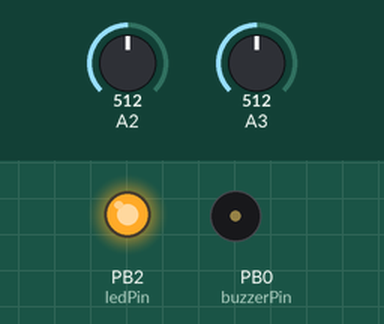
A sketch run on a simulated ATtiny85, built with avr-gcc and run on an emulated ATtiny85. On the bench: output pins drawn as LEDs (lit = HIGH), buzzer (waves = sounding). The inputs (shaded band) are chosen by the test bench; at power-on: A3 = 512, A2 = 512. Sleep ends after the set time or at an interrupt; random numbers use the default seed unless the sketch sets one.

Above: at 1.3 s.
1.4 s: A3 set to 962
2.9 s: A3 set to 995
At 5.6 s:
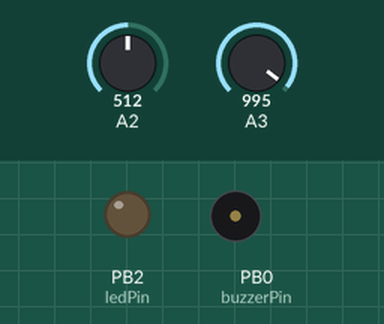
5.9 s: A3 set to 970
At 7.5 s:
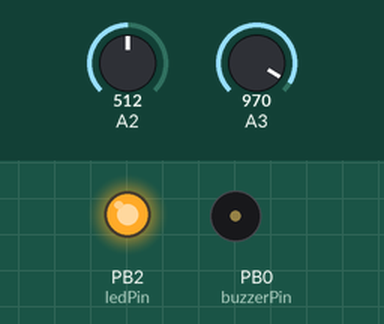
7.8 s: A3 set to 990
At 9.8 s:
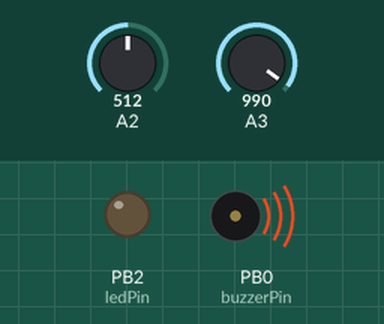
Timing chart, 0 to 11.5 s (numbered marks = the images above; inputs shaded):
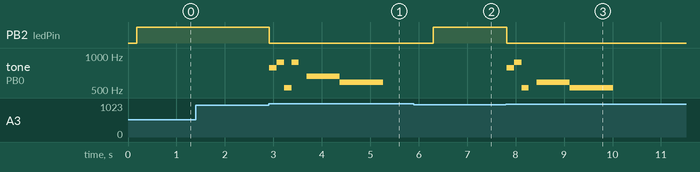

Measured:
- the behaviour switches between 979 and 980 on A3 (found by bisection; images 0 and 1)
- after the input at 1.4 s, every drawn part: stays the same
- after the input at 2.9 s, PB2 (ledPin): HIGH → LOW at once; tone on PB0 (buzzerPin): plays 784 Hz for 0.15 s, 880 Hz for 0.15 s, 523 Hz for 0.15 s, 880 Hz for 0.15 s, 659 Hz for 0.68 s, 587 Hz for 0.90 s, starting at once
- after the input at 5.9 s, PB2 (ledPin): LOW → HIGH after 0.40 s
- after the input at 7.8 s, PB2 (ledPin): HIGH → LOW at once; tone on PB0 (buzzerPin): plays 784 Hz for 0.15 s, 880 Hz for 0.15 s, 523 Hz for 0.15 s, 587 Hz for 0.68 s, 523 Hz for 0.90 s, starting at once

The sketch:

rroll.ino
```cpp
/******************************************************************************
by Ken Olsen (648.ken@gmail.com)
MakersBox.blogspot.com


Not all Attiny cores support the tone() function. Try this one
https://github.com/SpenceKonde/ATTinyCore

ATMEL ATTINY45/85 Pin Assignments
                   +-\/-+
  Ain0 (D 5) PB5  1|    |8  Vcc
  Ain3 (D 3) PB3  2|    |7  PB2 (D 2) Ain1
  Ain2 (D 4) PB4  3|    |6  PB1 (D 1) pwm1
             GND  4|    |5  PB0 (D 0) pwm0

******************************************************************************/
#include <EEPROMex.h>
#include <avr/sleep.h>
#include <avr/wdt.h>
#include <avr/pgmspace.h>

#ifndef cbi
  #define cbi(sfr, bit) (_SFR_BYTE(sfr) &= ~_BV(bit))
#endif
#ifndef sbi
  #define sbi(sfr, bit) (_SFR_BYTE(sfr) |= _BV(bit))
#endif

volatile boolean watchdog_flag = true;

// Pins are different between Arduino and Attiny
#if defined(__AVR_ATtiny85__)
  #define ARDUINO 0
  #define buzzerPin 0
  #define ledPin 2         // was 1 in V0
  #define lightPin 2       // was 3 in V0
  #define lightPullUp 4    // was 3 in V0
  #define touchPin 3       // was 2 in V0
  #define touchPullUp 3    // was 4 in V0
#else
  #define ARDUINO 1
  #define buzzerPin 11
  #define ledPin 9  // RGB red
  #define lightPin A1
  #define lightPullUp A1
  #define touchPin A3
  #define touchPullUp A3
#endif

// variables for song
#define OCTAVE_OFFSET 0

#define NOTE_C4  262
#define NOTE_CS4 277
#define NOTE_D4  294
#define NOTE_DS4 311
#define NOTE_E4  330
#define NOTE_F4  349
#define NOTE_FS4 370
#define NOTE_G4  392
#define NOTE_GS4 415
#define NOTE_A4  440
#define NOTE_AS4 466
#define NOTE_B4  494
#define NOTE_C5  523
#define NOTE_CS5 554
#define NOTE_D5  587
#define NOTE_DS5 622
#define NOTE_E5  659
#define NOTE_F5  698
#define NOTE_FS5 740
#define NOTE_G5  784
#define NOTE_GS5 831
#define NOTE_A5  880
#define NOTE_AS5 932
#define NOTE_B5  988
#define NOTE_C6  1047
#define NOTE_CS6 1109
#define NOTE_D6  1175
#define NOTE_DS6 1245
#define NOTE_E6  1319
#define NOTE_F6  1397
#define NOTE_FS6 1480
#define NOTE_G6  1568
#define NOTE_GS6 1661
#define NOTE_A6  1760
#define NOTE_AS6 1865
#define NOTE_B6  1976
#define NOTE_C7  2093
#define NOTE_CS7 2217
#define NOTE_D7  2349
#define NOTE_DS7 2489
#define NOTE_E7  2637
#define NOTE_F7  2794
#define NOTE_FS7 2960
#define NOTE_G7  3136
#define NOTE_GS7 3322
#define NOTE_A7  3520
#define NOTE_AS7 3729
#define NOTE_B7  3951
#define NOTE_C8  4186
#define NOTE_CS8 4435
#define NOTE_D8  4699
#define NOTE_DS8 4978

int notes[] = { 0,
  NOTE_C4, NOTE_CS4, NOTE_D4, NOTE_DS4, NOTE_E4, NOTE_F4, NOTE_FS4, NOTE_G4, NOTE_GS4, NOTE_A4, NOTE_AS4, NOTE_B4,
  NOTE_C5, NOTE_CS5, NOTE_D5, NOTE_DS5, NOTE_E5, NOTE_F5, NOTE_FS5, NOTE_G5, NOTE_GS5, NOTE_A5, NOTE_AS5, NOTE_B5,
  NOTE_C6, NOTE_CS6, NOTE_D6, NOTE_DS6, NOTE_E6, NOTE_F6, NOTE_FS6, NOTE_G6, NOTE_GS6, NOTE_A6, NOTE_AS6, NOTE_B6,
  NOTE_C7, NOTE_CS7, NOTE_D7, NOTE_DS7, NOTE_E7, NOTE_F7, NOTE_FS7, NOTE_G7, NOTE_GS7, NOTE_A7, NOTE_AS7, NOTE_B7
  };

int counter = 0;
int song = 0;
const char song1[] PROGMEM = "RickAstley:d=16,o=5,b=100:g,a,c,a, 8e.,8e.,4d.";
const char song2[] PROGMEM = "RickAstley:d=16,o=5,b=100:g,a,c, 8d.,8d.,4c.,";
const char song3[] PROGMEM = "RickAstley:d=16,o=5,b=100:g.,a.,c.,a., 4c,8d,4b,4b,8g,4d,2c";

//const char song1[] PROGMEM = "RickAstley:d=16,o=5,b=100:g,a,c,a, 8e.,8e.,4d.,g,a,c, 8d.,8d.,4c.,g.,a.,c.,a., 4c,8d,4b,4b,8g,4d,2c";


int on_time = 10;  // in seconds
const int touch_level = 980;


void setup(){

  setup_watchdog(4);
  // 0=16ms, 1=32ms,2=64ms,3=128ms,4=250ms,5=500ms
  // 6=1 sec,7=2 sec, 8=4 sec, 9= 8sec

  pinMode(buzzerPin, OUTPUT);
  pinMode(ledPin, OUTPUT);
  chirp();
  delay(100);

}


bool touched(){
  // returns true if touched, false if not.  Light LED until touch released
  int touchVal = getReading(touchPin, touchPullUp);
  if (touchVal < touch_level){
    #if (ARDUINO)
      Serial.println("touch detected");
    #endif
    while(touchVal < touch_level){ // wait till touch release
      delay(10);
      digitalWrite(ledPin, HIGH);
      touchVal = getReading(touchPin, touchPullUp);
    }
    digitalWrite(ledPin, LOW);
    return (true);
  }
  else{
    return (false);
  }
}


int getReading(byte pin, byte pullUp){
  long tot = 0;
  delay(1);
  digitalWrite(pullUp, HIGH); // internal pullup
  for (int x= 0; x < 25; x++){
    tot = tot + analogRead(pin);
  }
  digitalWrite(pullUp, LOW);
  return int(tot / 25.0);
}


void loop2(){
  // this is a debug loop to blink out the digits of a value
  int last_light = getReading(lightPin, lightPullUp);
  blinks(last_light);
  delay(5000);

}


void loop(){
  counter = 0;
  int last_light = getReading(lightPin, lightPullUp);
  delay(10);

  while(true){
    int cur_light = getReading(lightPin, lightPullUp);
    int high_light = last_light + 75;
    int low_light = last_light - 75;

    if(touched()){
      break;
    }

    //if (cur_light < low_light || cur_light > high_light){ // light change
    if (cur_light > high_light){ // light change
      //play_rtttl(song1);
      //last_light = getReading(lightPin, lightPullUp);
      break;
    }
    system_sleep();
    if (!random(60)){ // random flicker
      digitalWrite(ledPin, HIGH);
      delay(random(50) + 25);
      digitalWrite(ledPin, LOW);
    }
    counter += 1;
    //if (!random(200)){
    if(counter == 2000 && cur_light <850){
      chirp();
      counter = 0;
    }


  }
  if(song == 0){
    play_rtttl(song1);
  }
  else if(song == 1){
    play_rtttl(song2);
  }
  else{
    play_rtttl(song3);
  }
  song += 1;
  if (song > 2){
    song = 0;
  }
  delay(1000);
}


// set system into the sleep state
// system wakes up when wtchdog is timed out
void system_sleep() {
  cbi(ADCSRA,ADEN);                    // switch Analog to Digitalconverter OFF
  set_sleep_mode(SLEEP_MODE_PWR_DOWN); // sleep mode is set here
  sleep_enable();
  sleep_mode();                        // System sleeps here
  sleep_disable();                     // System continues execution here when watchdog timed out
  sbi(ADCSRA,ADEN);                    // switch Analog to Digitalconverter ON
}


// 0=16ms, 1=32ms,2=64ms,3=128ms,4=250ms,5=500ms
// 6=1 sec,7=2 sec, 8=4 sec, 9= 8sec
void setup_watchdog(int ii) {
  byte bb;
  int ww;
  if (ii > 9 ) ii=9;
  bb=ii & 7;
  if (ii > 7) bb|= (1<<5);
  bb|= (1<<WDCE);
  ww=bb;

  MCUSR &= ~(1<<WDRF);
  // start timed sequence
  #if(ARDUINO || defined(__AVR_ATtiny84__)) // slightly different register names
    WDTCSR |= (1<<WDCE) | (1<<WDE); //WDTCR
    // set new watchdog timeout value
    WDTCSR = bb;
    WDTCSR |= _BV(WDIE);
  #else
    WDTCR |= (1<<WDCE) | (1<<WDE); //WDTCR
    // set new watchdog timeout value
    WDTCR = bb;
    WDTCR |= _BV(WDIE);
  #endif
}


// Watchdog Interrupt Service / is executed when watchdog timed out
ISR(WDT_vect) {
  watchdog_flag = true;  // set global flag
}


boolean play_rtttl(const char *p){
  // based on original tone RTTTL example and https://github.com/ponty/arduino-rtttl-player/

  byte default_dur = 4;
  byte default_oct = 6;
  int bpm = 63;
  int num;
  long wholenote;
  long duration;
  byte note;
  byte scale;

  //digitalWrite(ledPin, HIGH);

  // format: d=N,o=N,b=NNN:
  // find the start (skip name, etc)
  while (pgm_read_byte(p) != ':'){
    p++;
  }
  p++;

  // get default duration
  if(pgm_read_byte(p) == 'd'){
    p++;
    p++;
    num = 0;

    while(isdigit(pgm_read_byte(p))) {
      num = (num * 10) + (pgm_read_byte(p) - '0');
      p++;
    }
    if(num > 0) {
      default_dur = num;
    }
    p++;                   // skip comma
  }

  // get default octave
  if(pgm_read_byte(p) == 'o'){
    p++;
    p++; // skip "o="
    num = pgm_read_byte(p) - '0';
    p++;
    if(num >= 3 && num <=7) default_oct = num;
    p++;                   // skip comma
  }

  // get BPM
  if(pgm_read_byte(p) == 'b'){
    p++;
    p++;
    num = 0;
    while(isdigit(pgm_read_byte(p))) {
      num = (num * 10) + (pgm_read_byte(p) - '0');
      p++;
    }
    bpm = num;
    p++;                   // skip colon
  }

  // BPM usually expresses the number of quarter notes per minute
  wholenote = (60 * 1000L / bpm) * 4;  // this is the time for whole note (in milliseconds)

  #if (ARDUINO)
    Serial.print("ddur: "); Serial.println(default_dur, 10);
    Serial.print("doct: "); Serial.println(default_oct, 10);
    Serial.print("bpm: "); Serial.println(bpm, 10);
    Serial.print("wn: "); Serial.println(wholenote, 10);
  #endif

  // now begin note loop
  while(pgm_read_byte(p)){
    // check for touch
    if(touched()){
      digitalWrite(ledPin, LOW);
      return (false);
    }

    // first, get note duration, if available
    num = 0;
    while(isdigit(pgm_read_byte(p))){
      num = (num * 10) + (pgm_read_byte(p) - '0');
      p++;
    }

    if(num) duration = wholenote / num;
    else duration = wholenote / default_dur;  // we will need to check if we are a dotted note after

    note = 0;     // now get the note

    switch(pgm_read_byte(p)) {
      case 'c':
        note = 1;
        break;
      case 'd':
        note = 3;
        break;
      case 'e':
        note = 5;
        break;
      case 'f':
        note = 6;
        break;
      case 'g':
        note = 8;
        break;
      case 'a':
        note = 10;
        break;
      case 'b':
        note = 12;
        break;
      case 'p':
      default:
        note = 0;
    }
    p++;

    // now, get optional '#' sharp
    if(pgm_read_byte(p) == '#'){
      note++;
      p++;
    }

    // now, get optional '.' dotted note
    if(pgm_read_byte(p) == '.') {
      duration += duration/2;
      p++;
    }

    // now, get scale
    if(isdigit(pgm_read_byte(p))){
      scale = pgm_read_byte(p) - '0';
      p++;
    }
    else{
      scale = default_oct;
    }

    scale += OCTAVE_OFFSET;
    if(pgm_read_byte(p) == ',')
      p++;       // skip comma for next note (or we may be at the end)

    // now play the note
    if(note){
      #if (ARDUINO)
        Serial.print("Playing: ");
        Serial.print(scale, 10); Serial.print(' ');
        Serial.print(note, 10); Serial.print(" (");
        Serial.print(notes[(scale - 4) * 12 + note], 10);
        Serial.print(") ");
        Serial.println(duration, 10);
      #endif

      tone(buzzerPin, notes[(scale - 4) * 12 + note], duration);
      delay(duration);
    }
    else    {
      #if (ARDUINO)
        Serial.print("Pausing: ");
        Serial.println(duration, 10);
      #endif
      delay(duration);
    }
  }
  digitalWrite(ledPin, LOW);
  return (true);
}


void blinks(int val){
  int msd = 1000;
  bool fsd = false;
  if (val == 0){
    blink(50);
  }
  else{
    while(msd > 0){
      int digit = val / msd;
      if (digit > 0){
        fsd = true;
      }
      if (digit == 0 && fsd){
        blink(50);
      }
      for(int x=0; x < digit; x++){
        blink(500);
      }
      delay(1000);
      val = val - msd * digit;
      msd = msd / 10;
    }
  }
}


void blink(int val){
  digitalWrite(ledPin, HIGH);
  delay(val);
  digitalWrite(ledPin, LOW);
  delay(val);
}


void chirp(){

    for(int x=0; x<600; x+=4){
        tone(buzzerPin, 2000 + x + random(100));
        delayMicroseconds(1);
    }

    for(int x=315; x<600; x+=4){
        tone(buzzerPin, 2000 + x + random(100));
        delayMicroseconds(1);
    }
    noTone(buzzerPin);

}
```
